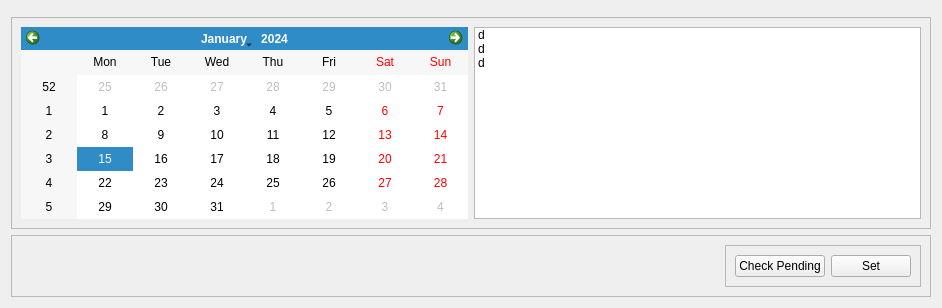
         <widget class="QWidget" name="appointment_page">
          <layout class="QVBoxLayout" name="verticalLayout_9">
           <item>
            <widget class="QFrame" name="frame_63">
             <property name="frameShape">
              <enum>QFrame::StyledPanel</enum>
             </property>
             <property name="frameShadow">
              <enum>QFrame::Raised</enum>
             </property>
            </widget>
           </item>
           <item>
            <widget class="QFrame" name="frame_60">
             <property name="sizePolicy">
              <sizepolicy hsizetype="Preferred" vsizetype="Preferred">
               <horstretch>0</horstretch>
               <verstretch>0</verstretch>
              </sizepolicy>
             </property>
             <property name="frameShape">
              <enum>QFrame::StyledPanel</enum>
             </property>
             <property name="frameShadow">
              <enum>QFrame::Raised</enum>
             </property>
             <layout class="QHBoxLayout" name="horizontalLayout_28">
              <item>
               <widget class="QCalendarWidget" name="calendarApt"/>
              </item>
              <item>
               <widget class="QListWidget" name="listApt">
                <item>
                 <property name="text">
                  <string>d</string>
                 </property>
                </item>
                <item>
                 <property name="text">
                  <string>d</string>
                 </property>
                </item>
                <item>
                 <property name="text">
                  <string>d</string>
                 </property>
                </item>
               </widget>
              </item>
             </layout>
            </widget>
           </item>
           <item>
            <widget class="QFrame" name="frame_62">
             <property name="sizePolicy">
              <sizepolicy hsizetype="Preferred" vsizetype="Preferred">
               <horstretch>0</horstretch>
               <verstretch>0</verstretch>
              </sizepolicy>
             </property>
             <property name="frameShape">
              <enum>QFrame::StyledPanel</enum>
             </property>
             <property name="frameShadow">
              <enum>QFrame::Raised</enum>
             </property>
             <layout class="QHBoxLayout" name="horizontalLayout_29">
              <item>
               <spacer name="horizontalSpacer_3">
                <property name="orientation">
                 <enum>Qt::Horizontal</enum>
                </property>
                <property name="sizeHint" stdset="0">
                 <size>
                  <width>704</width>
                  <height>20</height>
                 </size>
                </property>
               </spacer>
              </item>
              <item>
               <widget class="QFrame" name="frame_61">
                <property name="frameShape">
                 <enum>QFrame::StyledPanel</enum>
                </property>
                <property name="frameShadow">
                 <enum>QFrame::Raised</enum>
                </property>
                <layout class="QHBoxLayout" name="horizontalLayout_19">
                 <item>
                  <widget class="QPushButton" name="tp_chkApt_btn">
                   <property name="text">
                    <string>Check Pending</string>
                   </property>
                  </widget>
                 </item>
                 <item>
                  <widget class="QPushButton" name="tp_setApt_btn">
                   <property name="text">
                    <string>Set</string>
                   </property>
                  </widget>
                 </item>
                </layout>
               </widget>
              </item>
             </layout>
            </widget>
           </item>
          </layout>
         </widget>
